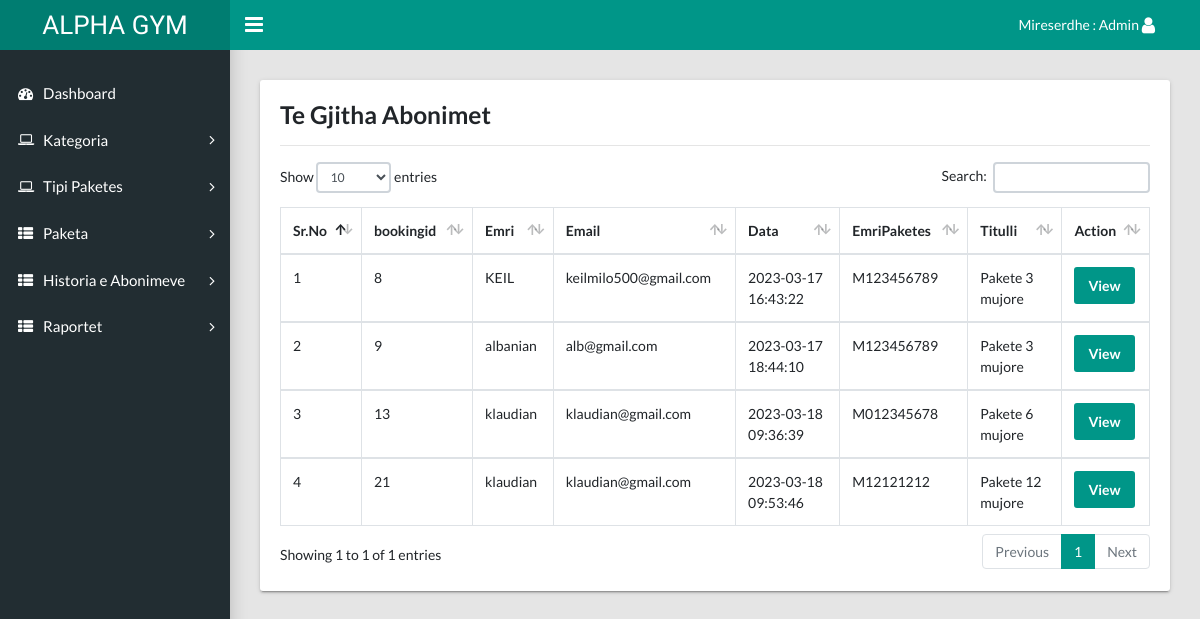
/gym/admin/booking-history.php (signed in), run on the app's committed database.
### tables this page shows
CREATE TABLE `tblbooking` (
  `id` int(11) NOT NULL,
  `package_id` varchar(45) DEFAULT NULL,
  `userid` varchar(45) DEFAULT NULL,
  `booking_date` timestamp NULL DEFAULT current_timestamp(),
  `payment` varchar(45) DEFAULT NULL,
  `paymentType` varchar(45) DEFAULT NULL
);

CREATE TABLE `tbluser` (
  `id` int(11) NOT NULL,
  `fname` varchar(45) DEFAULT NULL,
  `lname` varchar(45) DEFAULT NULL,
  `email` varchar(45) DEFAULT NULL,
  `mobile` varchar(45) DEFAULT NULL,
  `password` varchar(100) DEFAULT NULL,
  `state` varchar(45) DEFAULT NULL,
  `city` varchar(45) DEFAULT NULL,
  `address` varchar(200) DEFAULT NULL,
  `create_date` timestamp NULL DEFAULT current_timestamp()
);

CREATE TABLE `tblpackage` (
  `id` int(11) NOT NULL,
  `cate_id` varchar(45) DEFAULT NULL,
  `PackageName` varchar(45) DEFAULT NULL
);

CREATE TABLE `tbladdpackage` (
  `id` int(11) NOT NULL,
  `category` varchar(45) DEFAULT NULL,
  `titlename` varchar(450) DEFAULT NULL,
  `PackageType` varchar(45) DEFAULT NULL,
  `PackageDuratiobn` varchar(45) DEFAULT NULL,
  `Price` varchar(45) DEFAULT NULL,
  `uploadphoto` varchar(450) DEFAULT NULL,
  `Description` varchar(450) DEFAULT NULL,
  `create_date` timestamp NULL DEFAULT current_timestamp()
);

### gym/admin/booking-history.php (the view, shortened to what this page needs)
<?php session_start();
include  'include/config.php';
if (strlen($_SESSION['adminid']==0)) {
  header('location:logout.php');
  } else{
?>
<!DOCTYPE html>
<html lang="en">
  <head>
    <link rel="stylesheet" type="text/css" href="css/main.css">
    <link rel="stylesheet" type="text/css" href="https://maxcdn.bootstrapcdn.com/font-awesome/4.7.0/css/font-awesome.min.css">
  </head>
  <body class="app sidebar-mini rtl">
   <?php include 'include/header.php'; ?>
    <?php include 'include/sidebar.php'; ?>
    <main class="app-content">
       <div class="row">
        <div class="col-md-12">
          <div class="tile">
            <div class="tile-body">
              <h3>Te Gjitha Abonimet</h3>
              <hr />
              <table class="table table-hover table-bordered" id="sampleTable">
                <thead>
                  <tr>
                    <th>Sr.No</th>
        <th>bookingid</th>
        <th>Emri</th>
        <th>Email</th>
        <th>Data</th>
                <th>EmriPaketes</th>
        <th>Titulli</th>
        <th>Action</th>
                  </tr>
                </thead>
               <?php
                  $sql="SELECT t1.id as bookingid,t3.fname as Name, t3.email as email,t1.booking_date as bookingdate,t2.titlename as title,t2.PackageDuratiobn as PackageDuratiobn,
t2.Price as Price,t2.Description as Description,t4.category_name as category_name,t5.PackageName as PackageName FROM tblbooking as t1
 join tbladdpackage as t2
on t1.package_id =t2.id
join tbluser as t3
on t1.userid=t3.id
join tblcategory as t4
on t2.category=t4.id
join tblpackage as t5
on t2.PackageType=t5.id";
                  $query= $dbh->prepare($sql);
                  $query-> execute();
                  $results = $query -> fetchAll(PDO::FETCH_OBJ);
                  $cnt=1;
                  if($query -> rowCount() > 0)
                  {
                  foreach($results as $result)
                  {
                  ?>
                <tbody>
                  <tr>
                    <td><?php echo($cnt);?></td>
                    <td ><?php echo htmlentities($result->bookingid);?></td>
                    <td><?php echo htmlentities($result->Name);?></td>
                    <td><?php echo htmlentities($result->email);?></td>
                    <td><?php echo htmlentities($result->bookingdate);?></td>
                      <td><?php echo htmlentities($result->PackageName);?></td>
                    <td ><?php echo htmlentities($result->title);?></td>
                     <td>
                      <a href="booking-history-details.php?bookingid=<?php echo htmlentities($result->bookingid);?>"><button class="btn btn-primary" type="button">View</button></a>
                     </td>
                  </tr>
                    <?php  $cnt=$cnt+1; } } ?>
                </tbody>
              </table>
            </div>
          </div>
        </div>
      </div>
    </main>
  </body>
</html>
<?php } ?>

### gym/admin/include/header.php (shortened to what this page needs)
<header class="app-header"><a class="app-header__logo" href="index.php">ALPHA GYM</a>
     <a class="app-sidebar__toggle" href="#" data-toggle="sidebar" aria-label="Hide Sidebar"></a>
     <ul class="app-nav">
       <li class="dropdown"><a class="app-nav__item" href="#" data-toggle="dropdown" aria-label="Open Profile Menu">Mireserdhe : Admin <i class="fa fa-user fa-lg"></i></a>
       </li>
     </ul>
   </header>

### gym/admin/include/sidebar.php (shortened to what this page needs)
<aside class="app-sidebar">
      <ul class="app-menu">
        <li><a class="app-menu__item" href="index.php"><i class="app-menu__icon fa fa-dashboard"></i><span class="app-menu__label">Dashboard</span></a></li>
        <li class="treeview"><a class="app-menu__item" href="#" data-toggle="treeview"><i class="app-menu__icon fa fa-laptop"></i><span class="app-menu__label">Kategoria</span><i class="treeview-indicator fa fa-angle-right"></i></a>
        </li>
        <li class="treeview"><a class="app-menu__item" href="#" data-toggle="treeview"><i class="app-menu__icon fa fa-laptop"></i><span class="app-menu__label">Tipi Paketes</span><i class="treeview-indicator fa fa-angle-right"></i></a>
        </li>
        <li class="treeview"><a class="app-menu__item" href="#" data-toggle="treeview"><i class="app-menu__icon fa fa-th-list"></i><span class="app-menu__label">Paketa</span><i class="treeview-indicator fa fa-angle-right"></i></a>
        </li>
 <li class="treeview"><a class="app-menu__item" href="#" data-toggle="treeview"><i class="app-menu__icon fa fa-th-list"></i><span class="app-menu__label">Historia e Abonimeve</span><i class="treeview-indicator fa fa-angle-right"></i></a>
        </li>
          <li class="treeview"><a class="app-menu__item" href="#" data-toggle="treeview"><i class="app-menu__icon fa fa-th-list"></i><span class="app-menu__label">Raportet</span><i class="treeview-indicator fa fa-angle-right"></i></a>
        </li>
      </ul>
    </aside>

### data on the page
tblbooking: id "8", userid.fname "KEIL", userid.email "keilmilo500@gmail.com", booking_date "2023-03-17 16:43:22", package.PackageName "M123456789", tbladdpackage.titlename "Pakete 3 mujore"
tblbooking: id "9", userid.fname "albanian", userid.email "alb@gmail.com", booking_date "2023-03-17 18:44:10", package.PackageName "M123456789", tbladdpackage.titlename "Pakete 3 mujore"
tblbooking: id "13", userid.fname "klaudian", userid.email "klaudian@gmail.com", booking_date "2023-03-18 09:36:39", tblpackage.PackageName "M012345678", tbladdpackage.titlename "Pakete 6 mujore"
tblbooking: id "21", userid.fname "klaudian", userid.email "klaudian@gmail.com", booking_date "2023-03-18 09:53:46", tblpackage.PackageName "M12121212", tbladdpackage.titlename "Pakete 12 mujore"
